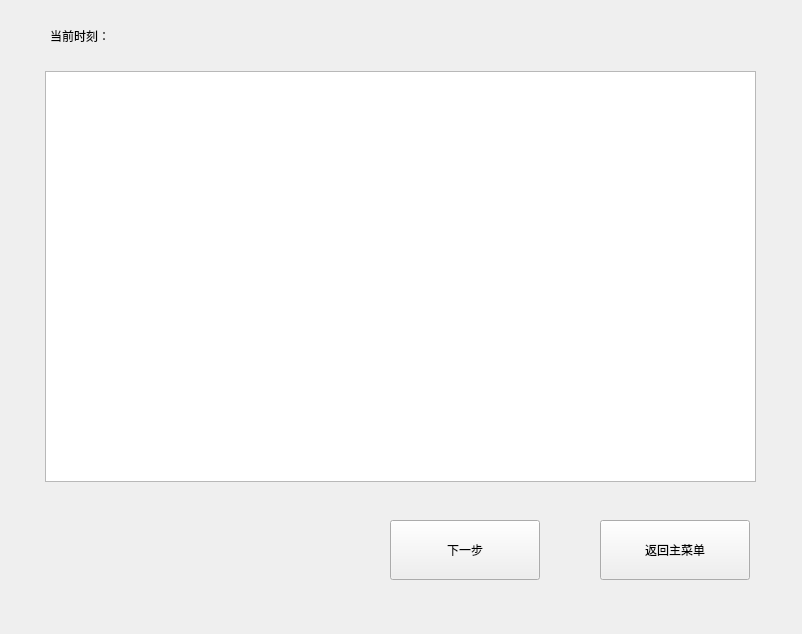
<?xml version="1.0" encoding="UTF-8"?>
<ui version="4.0">
 <class>Schedule</class>
 <widget class="QMainWindow" name="Schedule">
  <property name="geometry">
   <rect>
    <x>0</x>
    <y>0</y>
    <width>802</width>
    <height>634</height>
   </rect>
  </property>
  <property name="minimumSize">
   <size>
    <width>802</width>
    <height>634</height>
   </size>
  </property>
  <property name="maximumSize">
   <size>
    <width>802</width>
    <height>634</height>
   </size>
  </property>
  <property name="windowTitle">
   <string>进程调度系统</string>
  </property>
  <widget class="QWidget" name="centralwidget">
   <widget class="QTextBrowser" name="ScheduleNote">
    <property name="geometry">
     <rect>
      <x>45</x>
      <y>71</y>
      <width>711</width>
      <height>411</height>
     </rect>
    </property>
   </widget>
   <widget class="QPushButton" name="Restart">
    <property name="geometry">
     <rect>
      <x>600</x>
      <y>520</y>
      <width>150</width>
      <height>60</height>
     </rect>
    </property>
    <property name="text">
     <string>返回主菜单</string>
    </property>
   </widget>
   <widget class="QPushButton" name="Next">
    <property name="geometry">
     <rect>
      <x>390</x>
      <y>520</y>
      <width>150</width>
      <height>60</height>
     </rect>
    </property>
    <property name="text">
     <string>下一步</string>
    </property>
   </widget>
   <widget class="QLabel" name="label">
    <property name="geometry">
     <rect>
      <x>50</x>
      <y>20</y>
      <width>111</width>
      <height>31</height>
     </rect>
    </property>
    <property name="text">
     <string>当前时刻：</string>
    </property>
   </widget>
   <widget class="QLabel" name="NowTime">
    <property name="geometry">
     <rect>
      <x>150</x>
      <y>20</y>
      <width>91</width>
      <height>31</height>
     </rect>
    </property>
    <property name="text">
     <string/>
    </property>
   </widget>
  </widget>
 </widget>
 <resources/>
 <connections/>
</ui>
